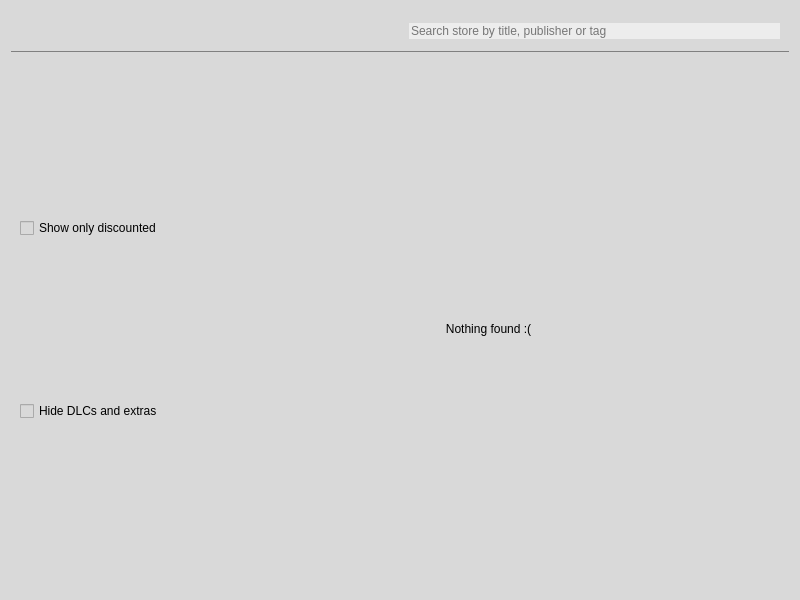
<?xml version="1.0" encoding="UTF-8"?>
<ui version="4.0">
 <class>AllGamesPage</class>
 <widget class="QWidget" name="AllGamesPage">
  <property name="geometry">
   <rect>
    <x>0</x>
    <y>0</y>
    <width>800</width>
    <height>600</height>
   </rect>
  </property>
  <property name="windowTitle">
   <string>Form</string>
  </property>
  <property name="styleSheet">
   <string notr="true">background-color: rgb(217, 217, 217);s</string>
  </property>
  <layout class="QGridLayout" name="gridLayout">
   <property name="spacing">
    <number>0</number>
   </property>
   <item row="1" column="0" rowspan="2">
    <widget class="QScrollArea" name="filtersScrollArea">
     <property name="sizePolicy">
      <sizepolicy hsizetype="Minimum" vsizetype="Expanding">
       <horstretch>0</horstretch>
       <verstretch>0</verstretch>
      </sizepolicy>
     </property>
     <property name="styleSheet">
      <string notr="true">QScrollArea
{
	border: none;
}</string>
     </property>
     <property name="widgetResizable">
      <bool>true</bool>
     </property>
     <property name="alignment">
      <set>Qt::AlignLeading|Qt::AlignLeft|Qt::AlignTop</set>
     </property>
     <widget class="QWidget" name="filtersScrollAreaContents">
      <property name="geometry">
       <rect>
        <x>0</x>
        <y>0</y>
        <width>171</width>
        <height>536</height>
       </rect>
      </property>
      <layout class="QVBoxLayout" name="filtersScrollAreaLayout">
       <property name="sizeConstraint">
        <enum>QLayout::SetMinimumSize</enum>
       </property>
       <item>
        <widget class="QCheckBox" name="discountedOnlyCheckbox">
         <property name="text">
          <string>Show only discounted</string>
         </property>
        </widget>
       </item>
       <item>
        <widget class="QCheckBox" name="hideDlcCheckbox">
         <property name="text">
          <string>Hide DLCs and extras</string>
         </property>
        </widget>
       </item>
      </layout>
     </widget>
    </widget>
   </item>
   <item row="1" column="1">
    <widget class="QStackedWidget" name="contentsStack">
     <property name="sizePolicy">
      <sizepolicy hsizetype="Preferred" vsizetype="Preferred">
       <horstretch>0</horstretch>
       <verstretch>0</verstretch>
      </sizepolicy>
     </property>
     <widget class="QWidget" name="nothingFoundPage">
      <layout class="QVBoxLayout" name="nothingFoundPageLayout">
       <property name="spacing">
        <number>0</number>
       </property>
       <property name="leftMargin">
        <number>24</number>
       </property>
       <property name="topMargin">
        <number>32</number>
       </property>
       <property name="rightMargin">
        <number>8</number>
       </property>
       <property name="bottomMargin">
        <number>16</number>
       </property>
       <item>
        <widget class="QLabel" name="nothingFoundLabel">
         <property name="text">
          <string>Nothing found :(</string>
         </property>
         <property name="alignment">
          <set>Qt::AlignCenter</set>
         </property>
        </widget>
       </item>
      </layout>
     </widget>
     <widget class="QWidget" name="resultsPage">
      <layout class="QVBoxLayout" name="resultsPageLayout">
       <item>
        <layout class="QHBoxLayout" name="resultsHeader">
         <item>
          <widget class="QLabel" name="pagesLabel">
           <property name="text">
            <string notr="true"/>
           </property>
          </widget>
         </item>
         <item>
          <spacer name="resultsHeaderSpacer">
           <property name="orientation">
            <enum>Qt::Horizontal</enum>
           </property>
           <property name="sizeHint" stdset="0">
            <size>
             <width>40</width>
             <height>20</height>
            </size>
           </property>
          </spacer>
         </item>
         <item>
          <widget class="QLabel" name="sortOrderLabel">
           <property name="text">
            <string>Sort by:</string>
           </property>
          </widget>
         </item>
         <item>
          <widget class="QComboBox" name="sortOrderComboBox">
           <property name="sizePolicy">
            <sizepolicy hsizetype="Expanding" vsizetype="Fixed">
             <horstretch>0</horstretch>
             <verstretch>0</verstretch>
            </sizepolicy>
           </property>
           <item>
            <property name="text">
             <string>Bestselling (recently)</string>
            </property>
           </item>
           <item>
            <property name="text">
             <string>Bestselling (all time)</string>
            </property>
           </item>
           <item>
            <property name="text">
             <string>Price (from lowest)</string>
            </property>
           </item>
           <item>
            <property name="text">
             <string>Price (from highest)</string>
            </property>
           </item>
           <item>
            <property name="text">
             <string>Discount (from highest)</string>
            </property>
           </item>
           <item>
            <property name="text">
             <string>Title (A to Z)</string>
            </property>
           </item>
           <item>
            <property name="text">
             <string>Title (Z to A)</string>
            </property>
           </item>
           <item>
            <property name="text">
             <string>Release date (from newest)</string>
            </property>
           </item>
           <item>
            <property name="text">
             <string>Release date (from oldest)</string>
            </property>
           </item>
           <item>
            <property name="text">
             <string>Rating (from highest)</string>
            </property>
           </item>
          </widget>
         </item>
         <item>
          <widget class="QPushButton" name="gridModeButton">
           <property name="text">
            <string/>
           </property>
           <property name="icon">
            <iconset resource="../resources.qrc">
             <normaloff>:/icons/table-cells.svg</normaloff>:/icons/table-cells.svg</iconset>
           </property>
           <property name="flat">
            <bool>true</bool>
           </property>
          </widget>
         </item>
         <item>
          <widget class="QPushButton" name="listModeButton">
           <property name="text">
            <string/>
           </property>
           <property name="icon">
            <iconset resource="../resources.qrc">
             <normaloff>:/icons/list.svg</normaloff>:/icons/list.svg</iconset>
           </property>
           <property name="flat">
            <bool>true</bool>
           </property>
          </widget>
         </item>
        </layout>
       </item>
       <item>
        <widget class="QScrollArea" name="resultsScrollArea">
         <property name="styleSheet">
          <string notr="true">QScrollArea
{
	border: none;
}</string>
         </property>
         <property name="widgetResizable">
          <bool>true</bool>
         </property>
         <widget class="QWidget" name="resultsScrollAreaContents">
          <property name="geometry">
           <rect>
            <x>0</x>
            <y>0</y>
            <width>100</width>
            <height>30</height>
           </rect>
          </property>
          <layout class="QVBoxLayout" name="resultsScrollAreaLayout">
           <property name="spacing">
            <number>1</number>
           </property>
           <property name="leftMargin">
            <number>24</number>
           </property>
           <property name="topMargin">
            <number>0</number>
           </property>
           <property name="rightMargin">
            <number>8</number>
           </property>
           <property name="bottomMargin">
            <number>0</number>
           </property>
          </layout>
         </widget>
        </widget>
       </item>
       <item>
        <layout class="QHBoxLayout" name="resultsFooter">
         <item>
          <spacer name="leftResultsFooterSpacer">
           <property name="orientation">
            <enum>Qt::Horizontal</enum>
           </property>
           <property name="sizeHint" stdset="0">
            <size>
             <width>40</width>
             <height>20</height>
            </size>
           </property>
          </spacer>
         </item>
         <item>
          <widget class="QPushButton" name="prevResultsButton">
           <property name="text">
            <string/>
           </property>
           <property name="icon">
            <iconset resource="../resources.qrc">
             <normaloff>:/icons/angle-left.svg</normaloff>:/icons/angle-left.svg</iconset>
           </property>
           <property name="flat">
            <bool>true</bool>
           </property>
          </widget>
         </item>
         <item>
          <widget class="QPushButton" name="nextResultsButton">
           <property name="text">
            <string/>
           </property>
           <property name="icon">
            <iconset resource="../resources.qrc">
             <normaloff>:/icons/angle-right.svg</normaloff>:/icons/angle-right.svg</iconset>
           </property>
           <property name="flat">
            <bool>true</bool>
           </property>
          </widget>
         </item>
         <item>
          <spacer name="rightResultsFooterSpacer">
           <property name="orientation">
            <enum>Qt::Horizontal</enum>
           </property>
           <property name="sizeHint" stdset="0">
            <size>
             <width>40</width>
             <height>20</height>
            </size>
           </property>
          </spacer>
         </item>
        </layout>
       </item>
      </layout>
     </widget>
     <widget class="QWidget" name="errorPage">
      <layout class="QVBoxLayout" name="errorPageLayout">
       <property name="spacing">
        <number>16</number>
       </property>
       <property name="leftMargin">
        <number>24</number>
       </property>
       <property name="topMargin">
        <number>32</number>
       </property>
       <property name="rightMargin">
        <number>8</number>
       </property>
       <property name="bottomMargin">
        <number>16</number>
       </property>
       <item>
        <widget class="QLabel" name="errorLabel">
         <property name="sizePolicy">
          <sizepolicy hsizetype="Fixed" vsizetype="Fixed">
           <horstretch>0</horstretch>
           <verstretch>0</verstretch>
          </sizepolicy>
         </property>
         <property name="text">
          <string>Uh-oh, something bad happened. Retry?</string>
         </property>
         <property name="alignment">
          <set>Qt::AlignCenter</set>
         </property>
        </widget>
       </item>
       <item>
        <widget class="QPushButton" name="retryButton">
         <property name="sizePolicy">
          <sizepolicy hsizetype="Fixed" vsizetype="Fixed">
           <horstretch>0</horstretch>
           <verstretch>0</verstretch>
          </sizepolicy>
         </property>
         <property name="text">
          <string>Retry</string>
         </property>
         <property name="icon">
          <iconset resource="../resources.qrc">
           <normaloff>:/icons/rotate.svg</normaloff>:/icons/rotate.svg</iconset>
         </property>
        </widget>
       </item>
      </layout>
     </widget>
     <widget class="QWidget" name="loaderPage">
      <layout class="QVBoxLayout" name="loaderPageLayout">
       <property name="spacing">
        <number>0</number>
       </property>
       <property name="leftMargin">
        <number>24</number>
       </property>
       <property name="topMargin">
        <number>32</number>
       </property>
       <property name="rightMargin">
        <number>8</number>
       </property>
       <property name="bottomMargin">
        <number>16</number>
       </property>
       <item>
        <widget class="QProgressBar" name="progressBar">
         <property name="maximum">
          <number>0</number>
         </property>
         <property name="value">
          <number>-1</number>
         </property>
        </widget>
       </item>
      </layout>
     </widget>
    </widget>
   </item>
   <item row="0" column="0" colspan="2">
    <widget class="QWidget" name="header" native="true">
     <property name="styleSheet">
      <string notr="true">QWidget#header
{
	border-bottom: 1px solid gray;
}</string>
     </property>
     <layout class="QHBoxLayout" name="headerLayout">
      <item>
       <widget class="QLabel" name="totalLabel">
        <property name="font">
         <font>
          <pointsize>15</pointsize>
         </font>
        </property>
        <property name="text">
         <string notr="true"/>
        </property>
       </widget>
      </item>
      <item>
       <spacer name="horizontalSpacer">
        <property name="orientation">
         <enum>Qt::Horizontal</enum>
        </property>
        <property name="sizeHint" stdset="0">
         <size>
          <width>40</width>
          <height>20</height>
         </size>
        </property>
       </spacer>
      </item>
      <item>
       <widget class="QLineEdit" name="lineEdit">
        <property name="styleSheet">
         <string notr="true">background-color: rgb(237, 237, 237); border-radius: 20px;</string>
        </property>
        <property name="placeholderText">
         <string>Search store by title, publisher or tag</string>
        </property>
       </widget>
      </item>
     </layout>
    </widget>
   </item>
  </layout>
 </widget>
 <resources>
  <include location="../resources.qrc"/>
 </resources>
 <connections/>
</ui>
